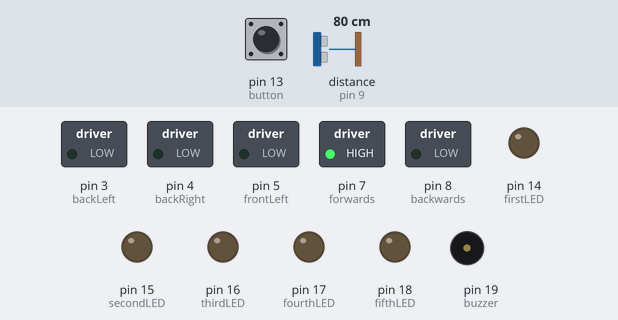
Simulated run of this sketch. Board: Arduino Uno, built with avr-gcc and run on an emulated ATmega328P. Parts: switched loads named in the sketch (green lamp = pin HIGH), output pins drawn as LEDs (lit = HIGH), buzzer (waves = sounding). Inputs (shaded band) come from the test bench; at power-on: pin 13 (button) LOW, distance to the obstacle (sensor on pin 9) 80 cm. The echo pulse lasts 58.3 µs per cm; pins used as bus, display or sensor lines are not drawn.

Above: at 1.2 s.
1.3 s: pin 13 (button) pulled HIGH for 1 s
At 2.7 s:
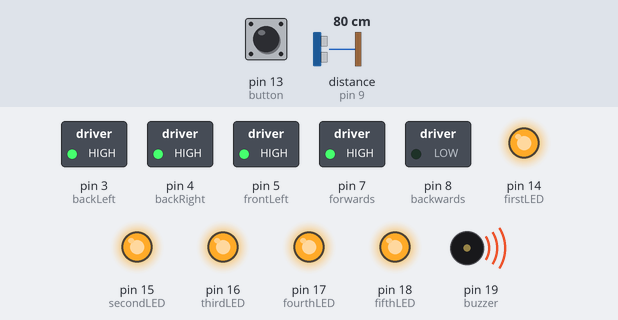
3.8 s: distance to the obstacle (sensor on pin 9) set to 75 cm
5.3 s: distance to the obstacle (sensor on pin 9) set to 67 cm
At 6.2 s:
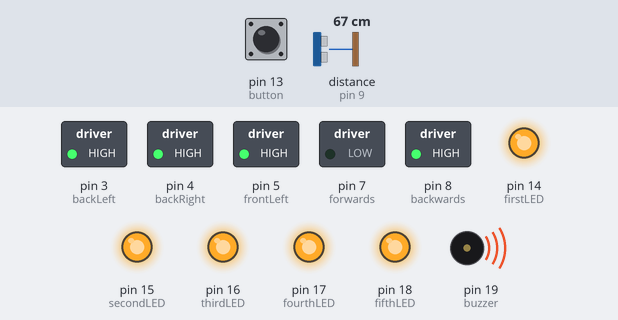
12.8 s: distance to the obstacle (sensor on pin 9) set to 158 cm
At 15.54 s:
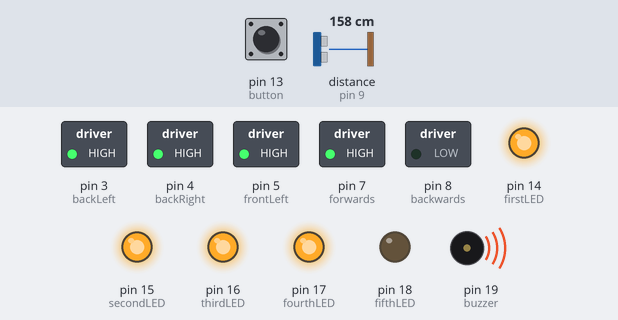
15.8 s: distance to the obstacle (sensor on pin 9) set to 163 cm
At 17.1 s:
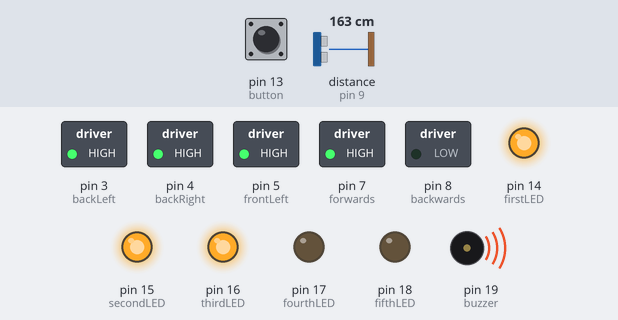
Timing chart, 0 to 18.5 s (numbered marks = the images above; inputs shaded):
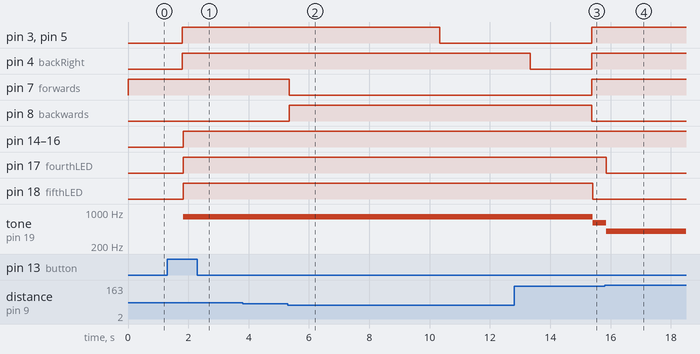

Measured:
- the behaviour switches between 71 and 70 cm on distance to the obstacle (sensor on pin 9) (found by bisection; images 1 and 2)
- the behaviour switches between 160 and 161 cm on distance to the obstacle (sensor on pin 9) (found by bisection; images 3 and 4)
- after the input at 1.3 s, pin 3 (backLeft), pin 4 (backRight), pin 5 (frontLeft): LOW → HIGH after 0.50 s; pin 14 (firstLED), pin 15 (secondLED), pin 16 (thirdLED), pin 17 (fourthLED), pin 18 (fifthLED): LOW → HIGH after 0.53 s; tone on pin 19 (buzzer): silent → 800 Hz after 0.53 s
- after the input at 5.3 s, pin 7 (forwards): HIGH → LOW at once; pin 8 (backwards): LOW → HIGH at once
- after the input at 12.8 s, pin 3 (backLeft), pin 5 (frontLeft), pin 7 (forwards): LOW → HIGH after 2.6 s; pin 8 (backwards), pin 18 (fifthLED): HIGH → LOW after 2.6 s; tone on pin 19 (buzzer): 800 Hz → 600 Hz after 2.6 s
- after the input at 15.8 s, pin 17 (fourthLED): HIGH → LOW after 0.06 s; tone on pin 19 (buzzer): 600 Hz → 400 Hz after 0.06 s

The sketch:

Proj3.ino
```cpp
#include <SR04.h>
#define TRIG_PIN 9
#define ECHO_PIN 10

//**************************
//       Digital Pins
//**************************
const int firstLED = 14, secondLED = 15, thirdLED = 16, fourthLED = 17, fifthLED = 18;
const int buzzer = 19, button = 13;
const int backLeft = 3, backRight = 4, frontLeft = 5, frontRight = 6;
const int forwards = 7, backwards = 8;


//**************************
//     Defining Sensors
//**************************
SR04 ultraSonic = SR04(ECHO_PIN, TRIG_PIN);

//**************************
//     Defining Variables
//**************************
double distance;
boolean pressed = false;

//**************************
//     Defining Methods
//**************************
void objectDetected();
void startWheels();
void stopWheels();
void rangeHandle();
void rangeHelper(int ledCase);
void turnOffLED();

void setup()
{
  pinMode(TRIG_PIN, OUTPUT); // Sets the trigPin as an Output
  pinMode(ECHO_PIN, INPUT); // Sets the echoPin as an Input
  for (int index = 3; index < 9; index++)
  {
    pinMode(index, OUTPUT);
  }
  for (int index = 14; index < 20; index++)
  {
    pinMode(index, OUTPUT);
  }
  pinMode(button, INPUT);

  digitalWrite(forwards, HIGH);
  digitalWrite(backwards, LOW);

}

void loop()
{
  if (!pressed)
  {
    buttonWait();
  }
  while (pressed)
  {
    startWheels();

    distance = ultraSonic.Distance(); // Distance in cm

    rangeHandle();

    if (distance <= 70 && distance > 2)
    {
      objectDetected();
    }
  }

}


void objectDetected()
{

  stopWheels();
  digitalWrite(forwards, LOW);
  digitalWrite(backwards, HIGH);
  startWheels();
  delay(5000);
  stopWheels();


  while (distance <= 70 && distance > 2)
  {
    digitalWrite(backRight, HIGH);
    digitalWrite(frontRight, HIGH);
    delay(3000);
    stopWheels();
    delay(2000);
    distance = ultraSonic.Distance();

  }
   digitalWrite(forwards, HIGH);
  digitalWrite(backwards, LOW);

}

void startWheels()
{
  digitalWrite(frontRight, HIGH);
  digitalWrite(frontLeft, HIGH);
  digitalWrite(backRight, HIGH);
  digitalWrite(backLeft, HIGH);
}

void stopWheels()
{
  digitalWrite(frontRight, LOW);
  digitalWrite(frontLeft, LOW);
  digitalWrite(backRight, LOW);
  digitalWrite(backLeft, LOW);
}

void rangeHandle()
{
  // 2cm to 400cm
  if (distance < 2 || distance > 400)
  {
    rangeHelper(0);
  }
  else if (distance > 320 && distance <= 400)
  {
    rangeHelper(1);
  }
  else if (distance > 240 && distance <= 320)
  {
    rangeHelper(2);
  }
  else if (distance > 160 && distance <= 240)
  {
    rangeHelper(3);
  }
  else if (distance > 80 && distance <= 160)
  {
    rangeHelper(4);
  }
  else if (distance <= 80 && distance > 2)
  {
    rangeHelper(5);
  }
}

void rangeHelper(int ledCase)
{
  turnOffLED();
  switch (ledCase)
  {
    case 0:
      turnOffLED();
      noTone(buzzer);

    case 1:
      digitalWrite(firstLED, HIGH);
      tone(buzzer, 100);
      break;

    case 2:
      digitalWrite(firstLED, HIGH);
      digitalWrite(secondLED, HIGH);
      tone(buzzer, 200);
      break;

    case 3:
      digitalWrite(firstLED, HIGH);
      digitalWrite(secondLED, HIGH);
      digitalWrite(thirdLED, HIGH);
      tone(buzzer, 400);
      break;

    case 4:
      digitalWrite(firstLED, HIGH);
      digitalWrite(secondLED, HIGH);
      digitalWrite(thirdLED, HIGH);
      digitalWrite(fourthLED, HIGH);
      tone(buzzer, 600);
      break;

    case 5:
      digitalWrite(firstLED, HIGH);
      digitalWrite(secondLED, HIGH);
      digitalWrite(thirdLED, HIGH);
      digitalWrite(fourthLED, HIGH);
      digitalWrite(fifthLED, HIGH);
      tone(buzzer, 800);
      break;
  }
}


void turnOffLED()
{
  digitalWrite(firstLED, 0);
  digitalWrite(secondLED, 0);
  digitalWrite(thirdLED, 0);
  digitalWrite(fourthLED, 0);
  digitalWrite(fifthLED, 0);
}

void buttonWait()
{
  int buttonState = 0;
  while (true)
  {
    buttonState = digitalRead(button);
    if (buttonState == HIGH)
    {
      delay(500);
      buttonState = digitalRead(button);
      if (buttonState == HIGH)
      {
        pressed = true;
        return;
      }
    }
  }
}
```
